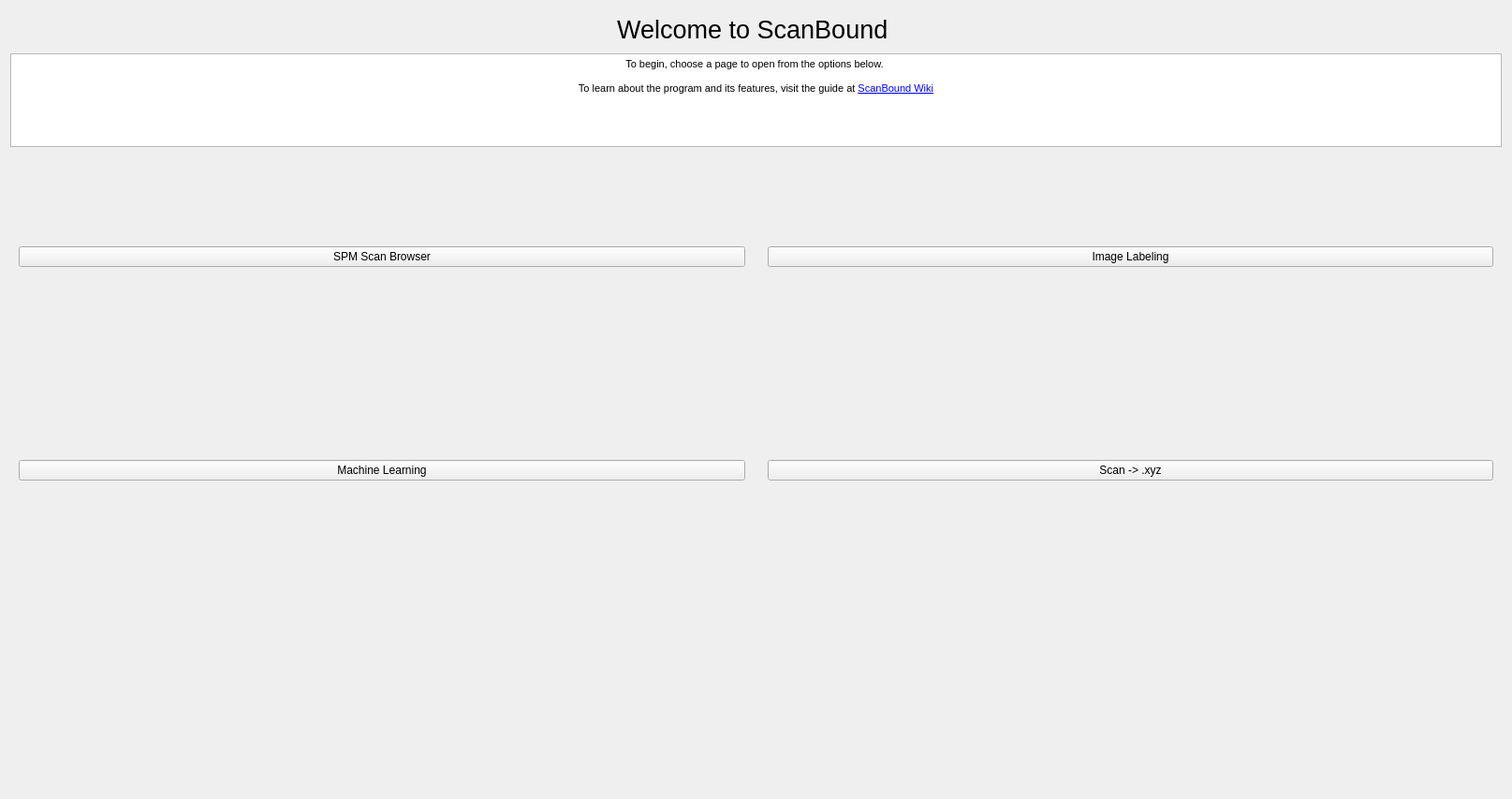
<?xml version="1.0" encoding="UTF-8"?>
<ui version="4.0">
 <class>Form</class>
 <widget class="QWidget" name="Form">
  <property name="geometry">
   <rect>
    <x>0</x>
    <y>0</y>
    <width>1615</width>
    <height>853</height>
   </rect>
  </property>
  <property name="windowTitle">
   <string>Form</string>
  </property>
  <layout class="QGridLayout" name="gridLayout">
   <item row="0" column="0">
    <widget class="QLabel" name="label">
     <property name="minimumSize">
      <size>
       <width>0</width>
       <height>40</height>
      </size>
     </property>
     <property name="maximumSize">
      <size>
       <width>16777215</width>
       <height>40</height>
      </size>
     </property>
     <property name="font">
      <font>
       <pointsize>20</pointsize>
      </font>
     </property>
     <property name="text">
      <string>Welcome to ScanBound </string>
     </property>
     <property name="alignment">
      <set>Qt::AlignCenter</set>
     </property>
    </widget>
   </item>
   <item row="2" column="0">
    <layout class="QGridLayout" name="gridLayout_3">
     <item row="1" column="1">
      <widget class="QWidget" name="widget_2" native="true">
       <layout class="QVBoxLayout" name="verticalLayout">
        <item>
         <widget class="QPushButton" name="pushButton_2">
          <property name="text">
           <string>Image Labeling</string>
          </property>
         </widget>
        </item>
       </layout>
      </widget>
     </item>
     <item row="3" column="0">
      <widget class="QWidget" name="widget_5" native="true"/>
     </item>
     <item row="2" column="0">
      <widget class="QWidget" name="widget" native="true">
       <layout class="QVBoxLayout" name="verticalLayout_2">
        <item>
         <widget class="QPushButton" name="pushButton_3">
          <property name="text">
           <string>Machine Learning</string>
          </property>
         </widget>
        </item>
       </layout>
      </widget>
     </item>
     <item row="2" column="1">
      <widget class="QWidget" name="widget_4" native="true">
       <layout class="QHBoxLayout" name="horizontalLayout">
        <item>
         <widget class="QPushButton" name="pushButton_4">
          <property name="text">
           <string>Scan -&gt; .xyz</string>
          </property>
         </widget>
        </item>
       </layout>
      </widget>
     </item>
     <item row="1" column="0">
      <widget class="QWidget" name="widget_3" native="true">
       <layout class="QVBoxLayout" name="verticalLayout_3">
        <item>
         <widget class="QPushButton" name="pushButton">
          <property name="text">
           <string>SPM Scan Browser</string>
          </property>
         </widget>
        </item>
       </layout>
      </widget>
     </item>
     <item row="3" column="1">
      <widget class="QWidget" name="widget_6" native="true"/>
     </item>
    </layout>
   </item>
   <item row="1" column="0">
    <widget class="QTextBrowser" name="textBrowser">
     <property name="minimumSize">
      <size>
       <width>0</width>
       <height>100</height>
      </size>
     </property>
     <property name="maximumSize">
      <size>
       <width>16777215</width>
       <height>100</height>
      </size>
     </property>
     <property name="html">
      <string>&lt;!DOCTYPE HTML PUBLIC &quot;-//W3C//DTD HTML 4.0//EN&quot; &quot;http://www.w3.org/TR/REC-html40/strict.dtd&quot;&gt;
&lt;html&gt;&lt;head&gt;&lt;meta name=&quot;qrichtext&quot; content=&quot;1&quot; /&gt;&lt;style type=&quot;text/css&quot;&gt;
p, li { white-space: pre-wrap; }
&lt;/style&gt;&lt;/head&gt;&lt;body style=&quot; font-family:'MS Shell Dlg 2'; font-size:8.25pt; font-weight:400; font-style:normal;&quot;&gt;
&lt;p align=&quot;center&quot; style=&quot; margin-top:0px; margin-bottom:0px; margin-left:0px; margin-right:0px; -qt-block-indent:0; text-indent:0px;&quot;&gt;&lt;span style=&quot; font-size:8pt;&quot;&gt;To begin, choose a page to open from the options below. &lt;/span&gt;&lt;/p&gt;
&lt;p align=&quot;center&quot; style=&quot;-qt-paragraph-type:empty; margin-top:0px; margin-bottom:0px; margin-left:0px; margin-right:0px; -qt-block-indent:0; text-indent:0px; font-size:8pt;&quot;&gt;&lt;br /&gt;&lt;/p&gt;
&lt;p align=&quot;center&quot; style=&quot; margin-top:0px; margin-bottom:0px; margin-left:0px; margin-right:0px; -qt-block-indent:0; text-indent:0px;&quot;&gt;&lt;span style=&quot; font-size:8pt;&quot;&gt;To learn about the program and its features, visit the guide at &lt;/span&gt;&lt;a href=&quot;https://github.com/JWrightZuri/ScanBound/wiki&quot;&gt;&lt;span style=&quot; font-size:8pt; text-decoration: underline; color:#0000ff;&quot;&gt;ScanBound Wiki&lt;/span&gt;&lt;/a&gt;&lt;/p&gt;&lt;/body&gt;&lt;/html&gt;</string>
     </property>
    </widget>
   </item>
  </layout>
 </widget>
 <resources/>
 <connections/>
</ui>
